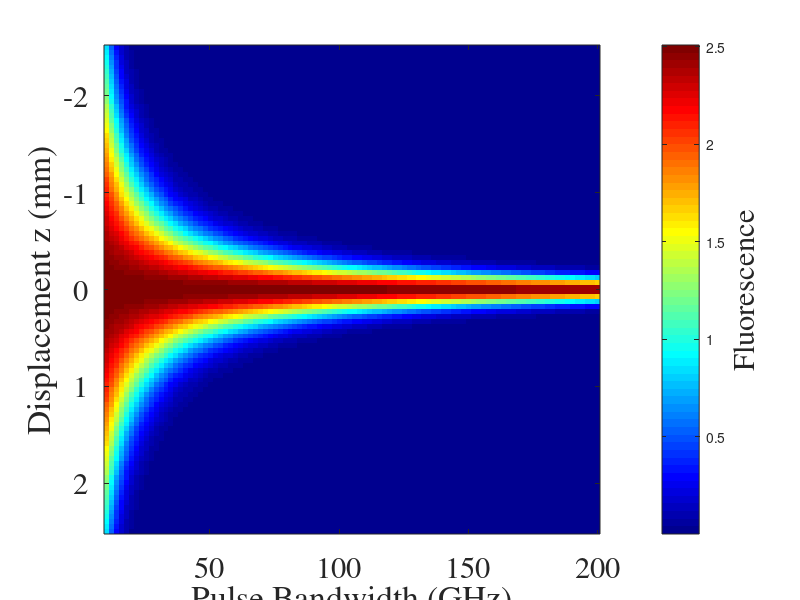

Source code (MATLAB):
% Steady State Excitation with Comb
% by Seth Erickson

% Constants
c=299792458;
hb=1.05457E-34;
eps0=8.854E-12;

% Constants for our transition
dgk=5.978*8.478E-30; % -e<k|r|g> for our transition
dke=1.98*8.478E-30; % -e<e|r|k> for our transition
Del=2*pi*1E12; % Detuning of the virtual state from real intermediate state
gam=4.193E6; % Excited state decay rate (s-1)

Itot=1E3; %Intensity in Watts/m^2 (1E3=1mW/mm^2)
minbw=10E9; % minimum bandwidth to simulate
maxbw=200E9; % maximum bandwidth to simulate
frep=1E8; % Comb repetition rate

rhos=[];
Ls=[];

freqs=-5*maxbw:frep:5*maxbw;
j=1;
jmax=100; % number of steps to integrate different bandwidths
k=1;
kmax=100; % number of different positions to simulate at each bandwidth

% Added Dispersion
%D2=1E7*1E-30;%23000E-30*5E3;
D2=0;
chirp=exp(1i*pi^2*D2.*(freqs.^2));

wb=waitbar(0,'Progress');
for bw=linspace(minbw,maxbw,kmax)
    Spectrum=frep*Itot/(bw*sqrt(2*pi))*exp(-freqs.^2/(2*bw.^2));
    Es=sqrt(2*Spectrum/(c*eps0));
    Es=Es.*chirp;
    
    for L=linspace(-2.5E-3,2.5E-3,jmax)
    
        EsZf=Es.*exp(1i*2*pi*freqs*L/c);
        EsZb=Es.*exp(-1i*2*pi*freqs*L/c);
        x1Sq=(dgk/hb)^2*sum(abs(EsZf).^2);
        x1x2=(dgk*dke/hb^2)*sum(EsZf.*flip(EsZb));
        x2Sq=(dke/hb)^2*sum(abs(EsZb).^2);
        
        xeff=x1x2/(2*Del);
        del=(x1Sq-x2Sq)/(4*Del);
        
        rhoSS=(1/2)*(abs(xeff)^2)/(abs(xeff)^2+gam^2+4*del^2);
        %Ls=[Ls,L];
        rhos(j,k)=rhoSS;
        j=j+1;
    end
    waitbar(k/kmax,wb,['Progress = ',num2str(100*k/kmax,3),'%'])
    j=1;
    k=k+1;
end
close(wb)

% Plotting
figure(121)
imagesc(linspace(minbw,maxbw,kmax)*1E-9,linspace(-2.5E-3,2.5E-3,jmax)*1E3,rhos*gam)
cb=colorbar;
colormap('jet')
xlabel('Pulse Bandwidth (GHz)')
ylabel('Displacement z (mm)')
set(gca,'FontName','Times')
set(gca,'FontSize',22)
ylabel(cb,'Fluorescence','FontSize',22,'FontName','Times')